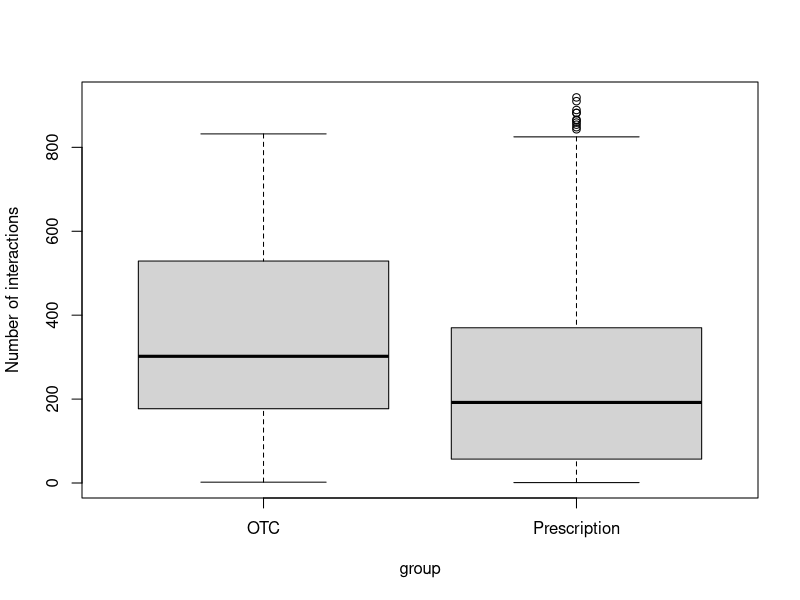

Write R code to recreate this figure.
# RQ1_Degree.R

# RQ1: Do OTC drugs have more or fewer interactions than prescription drugs?

setwd("/Users/aaronhong/Documents/COSC-421-Research-Project")
d <- read.csv("data/final/drugs.csv")

d <- d[d$group %in% c("OTC", "Prescription"), ]
aggregate(degree ~ group, d, function(x) c(n = length(x), mean = mean(x), median = median(x)))
boxplot(degree ~ group, d, ylab = "Number of interactions")
wilcox.test(degree ~ group, d)
